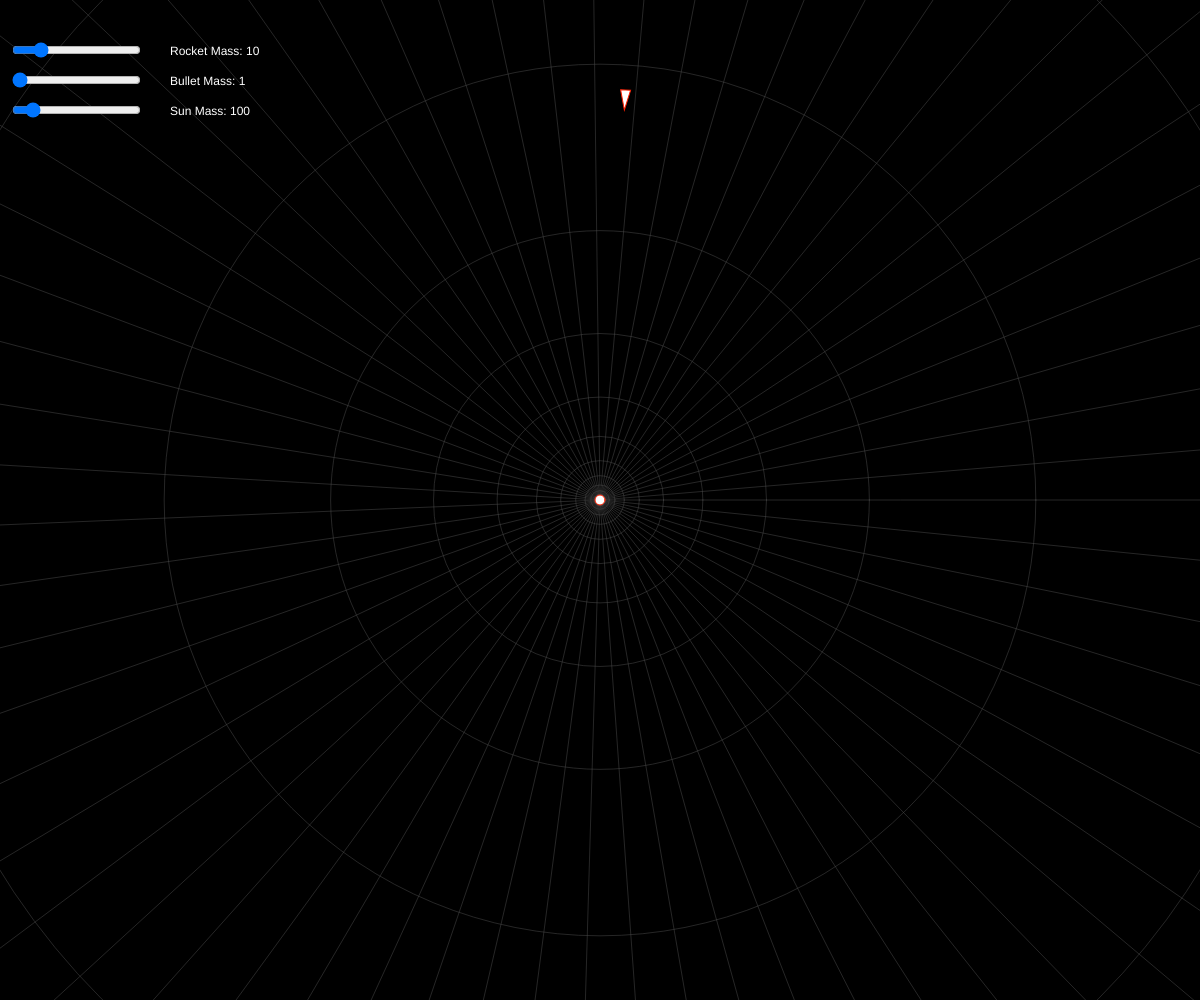
Frame 1 (no input)
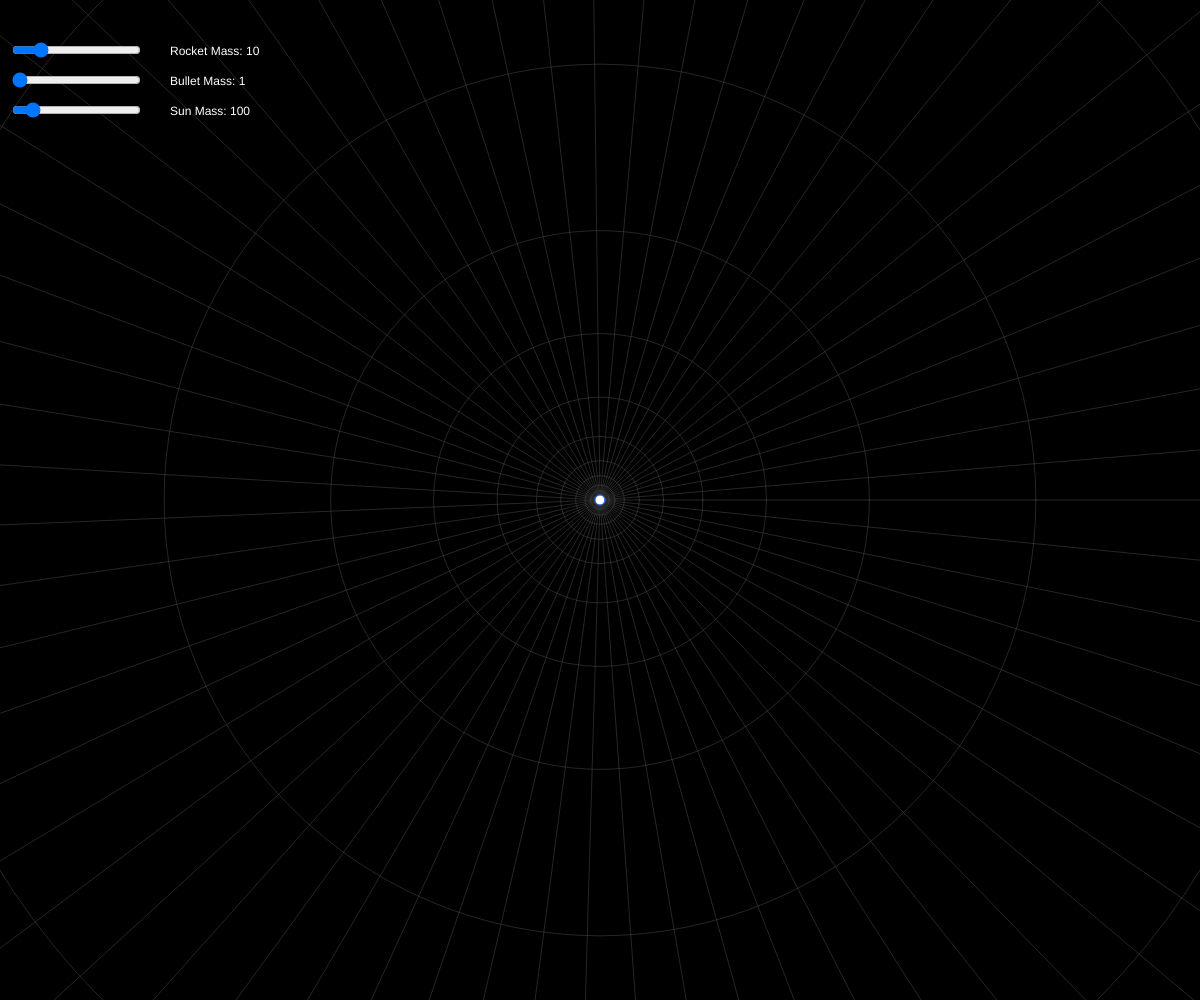
Frame 60 (no input)
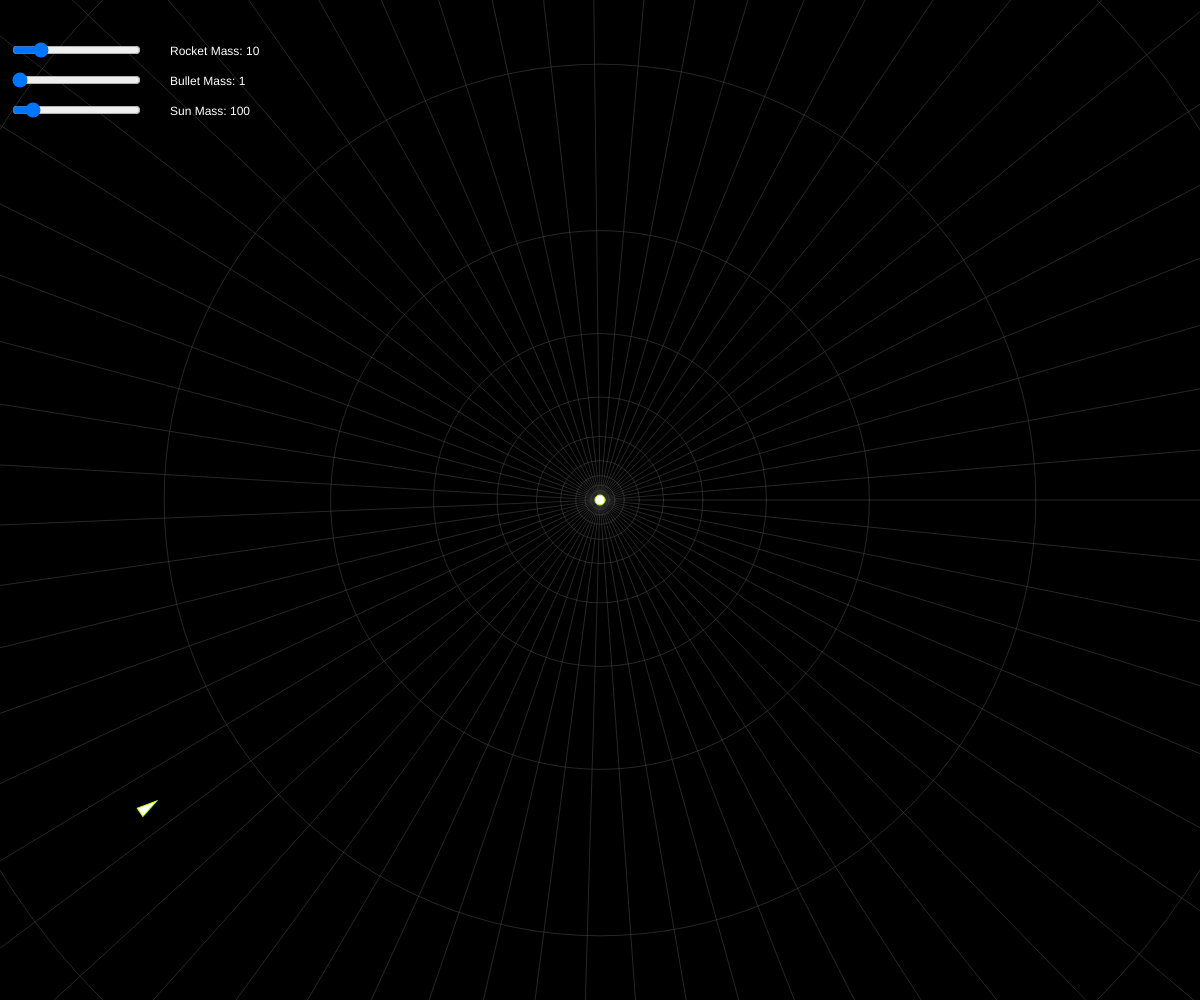
Frame 120 (the mouse pressed at the canvas centre since frame 60)

The p5.js sketch that drew these frames (run headless with seeded random() and noise() and a simulated clock; from frame 60 on, the mouse is pressed at the canvas centre):

// p5.js sketch
// ── sketch.js
var bullets = [];
var asteroids = [];
var color;

var sun;

let G = -.000001
let friction = .001

let upKeyPressed = false;
let downKeyPressed = false;
let rightKeyPressed = false;
let leftKeyPressed = false;

let totalMomentum = 0;

let sliderG, sliderRocketMass, sliderBulletMass, sliderSunMass;
let rocketInitialVelocity = 25
let sunMass = 100
let rocketMass = 10
let bulletMass = 1

function setup() {
  createCanvas(windowWidth, windowHeight);
  bullets = [];
  asteroids = [];
  color = 1;
  rocket = new Rocket();

  rocket.pos.x = windowWidth/ 2;
  rocket.pos.y = 100;
  rocket.vel.x = rocketInitialVelocity;

  sun = { radius: 10, x: windowWidth/ 2, y: windowHeight / 2, mass: sunMass };

  // Create sliders
  sliderRocketMass = createSlider(1, 50, rocketMass, 1);
  sliderRocketMass.position(10, 40);
  sliderBulletMass = createSlider(1, 10, bulletMass, 1);
  sliderBulletMass.position(10, 70);
  sliderSunMass = createSlider(50, 500, sunMass, 1);
  sliderSunMass.position(10, 100);
}

function draw() {
  background('black');
  drawPolarGrid(0.1, 30);

  // Update variables from sliders
  rocket.mass = sliderRocketMass.value();
  bulletMass = sliderBulletMass.value();
  sun.mass = sliderSunMass.value();

  color = (color + 1) % 100;
  colorMode(HSB, 100);
  stroke(color, 255, 255);

  rocket.update();
  rocket.display();
  for (var i = asteroids.length - 1; i >= 0; i--) {
    asteroids[i].update();
    asteroids[i].display();
  }
  for (var i = bullets.length - 1; i >= 0; i--) {
    bullets[i].update();
    bullets[i].display();
  }

  ellipse(sun.x, sun.y, sun.radius);

  // Display labels for sliders
  fill(255);
  stroke(0)
  text("Rocket Mass: " + rocket.mass, 170, 55);
  text("Bullet Mass: " + bulletMass, 170, 85);
  text("Sun Mass: " + sun.mass, 170, 115);
}

function drawPolarGrid(angleIncrement, color) {
  var centerX = windowWidth/ 2;
  var centerY = windowHeight / 2;

  var grayColor = 50


  let a = 1
  let b = 10
  for (var radius = 0; radius <= 30; radius += 1) {
    push();
    colorMode(HSB, 100);
    noFill();
    stroke(color, grayColor);
    circle(centerX, centerY, b/1000);
    pop();

    let t = a
    a = a+b
    b = t
  }

  // Draw radial lines
  for (var angle = 0; angle < TWO_PI; angle += angleIncrement) {
    var x = centerX + cos(angle) * max(width, height);
    var y = centerY + sin(angle) * max(width, height);

    push();
    colorMode(HSB, 100);
    noFill();
    stroke(color, grayColor);
    line(centerX, centerY, x, y);
    pop();
  }
}



function keyPressed() {
  if (keyCode === UP_ARROW) {
    upKeyPressed = true;
  }
  if (keyCode === DOWN_ARROW) {
    downKeyPressed = true;
  }
  if (keyCode === RIGHT_ARROW) {
    rightKeyPressed = true;
  }
  if (keyCode === LEFT_ARROW) {
    leftKeyPressed = true;
  }
  if (keyCode === 32) {

    let bullet = new Bullet();
    bullets.push(bullet);

    // Calculate the rocket's velocity after the bullet is fired
    let rocketVelCopy = rocket.vel.copy();
    let newRocketVelX = (rocketVelCopy.x * rocket.mass - bullet.vel.x * bullet.mass) / (rocket.mass + bullet.mass);
    let newRocketVelY = (rocketVelCopy.y * rocket.mass - bullet.vel.y * bullet.mass) / (rocket.mass + bullet.mass);

    // Update the rocket's velocity to conserve momentum
    rocket.vel.set(newRocketVelX, newRocketVelY);
  }
  if (keyCode === 82) {
    setup();
  }
}

function keyReleased() {
  if (keyCode === UP_ARROW) {
    upKeyPressed = false;
  }
  if (keyCode === DOWN_ARROW) {
    downKeyPressed = false;
  }
  if (keyCode === RIGHT_ARROW) {
    rightKeyPressed = false;
  }
  if (keyCode === LEFT_ARROW) {
    leftKeyPressed = false;
  }
}




function Bullet()
{
  this.pos = createVector(rocket.pos.x,rocket.pos.y);
  this.vel = createVector(rocket.vel.x/10 + cos(rocket.theta), rocket.vel.y/10 + sin(rocket.theta));
  this.vel.mult(10);
  this.acc = createVector(0,0);
  this.mass = bulletMass
  
  
  
  this.update = function() {
      this.vel.add(this.acc);
      this.vel.mult(1 - friction); // Apply friction force
      this.pos.add(this.vel);
      this.acc.mult(0);

      this.applyForce(createVector(this.pos.x - sun.x, this.pos.y - sun.y).mult(G* this.mass*sun.mass))

      totalMomentum = rocket.vel.mag() * rocket.mass + bullets.reduce((sum, bullet) => sum + bullet.vel.mag() * bullet.mass, 0);



  };

  this.applyForce = function(force)
  {
    this.acc.add(force);
  }


  this.display = function() {
    push();
    colorMode(HSB, 100);
    stroke(color, 255, 255);
    fill(color, 255, 255);

    translate(this.pos.x,this.pos.y);

    ellipse(0,0,5,5);

    pop();
  };


}



function Asteroid()
{
  this.pos = createVector(random(width),random(height));
  this.vel = createVector(random(-1,1),random(-1,1));
  this.acc = createVector(0,0);
  this.size = random(10,20);
  /*this.outside = [];

  this.edges = random(5,10);
  for (var i = this.edges; i >= 0; i--) {
    this.outside.push(createVector(random(10));
  }
  for (var i = this.edges; i >= 0; i--) {
    this.outside.push(createVector(random(10));
  }*/

  
  
  this.update = function() {
      this.vel.add(this.acc);
      this.pos.add(this.vel);
      this.acc.mult(0);

      if(this.pos.y<0)
      {
        this.pos.y = height
      }
      if(this.pos.y>height)
      {
        this.pos.y = 0
      }
      if(this.pos.x<0)
      {
        this.pos.x = width
      }
      if(this.pos.x>width)
      {
        this.pos.x = 0
      }


      this.theta = this.degrees*2*PI/360;

  };

  this.display = function() {
    push();
    translate(this.pos.x,this.pos.y);

    /*beginShape();
    for (var i = this.outside.length - 1; i >= 0; i--) {
      vertex(this.outside[i].x,this.outside[i].y)
    }
    
    endShape(CLOSE);*/
    colorMode(HSB, 100);
    stroke(0, 0, 255);

    ellipse(0,0,this.size,this.size);

    pop();
  };




}





function Rocket()
{
	this.pos = createVector(0,0);
	this.vel = createVector(0,0);
  this.acc = createVector(0,0);
  this.theta = 0;
  this.degrees = 0;
  this.mass = 10;
	
  this.pastTheta = 0


	this.update = function() {
      this.vel.add(this.acc);
      this.vel.mult(1 - friction); // Apply friction force
    	this.pos.add(this.vel);
      this.acc.mult(0);

  

      this.theta = this.degrees*2*PI/360;


      gravityForce = createVector(this.pos.x - sun.x, this.pos.y - sun.y).mult(G*this.mass*sun.mass)

      this.applyForce(gravityForce)

      angle = Math.atan2(gravityForce.y, gravityForce.x);



      

      if (gravityForce.x < 0 ) {
        
        this.theta += 2*PI
      
      }


      this.theta += angle


      // Continuous thrust
      let power = 0.5;
      if (upKeyPressed) {
        this.applyForce(createVector(cos(this.theta), sin(this.theta)).mult(power));
      }
      if (downKeyPressed) {
        this.applyForce(createVector(-cos(this.theta), -sin(this.theta)).mult(power));
      }

      // Continuous rotation
      let rotationSpeed = 4;
      if (rightKeyPressed) {
        this.degrees += rotationSpeed;
      }
      if (leftKeyPressed) {
        this.degrees -= rotationSpeed;
      }


  };

  this.applyForce = function(force)
  {
    this.acc.add(force);
  }

  this.thrust = function(direction)
  {
    let power = .5
    if(direction ==1){
      this.applyForce(createVector(cos(this.theta),sin(this.theta)).mult(power));

    }
    else
    {
       this.applyForce(createVector(-cos(this.theta),-sin(this.theta)).mult(power));

    }
    
  }



  this.display = function() {
    push();
    colorMode(HSB, 100);
    stroke(color, 255, 255);
    translate(this.pos.x,this.pos.y);
    rotate(this.theta)
  	
    beginShape();
    vertex(10, 0);
    vertex(-10, -5);
    vertex(-10, 5);
    endShape(CLOSE);

    pop();
  };


}
